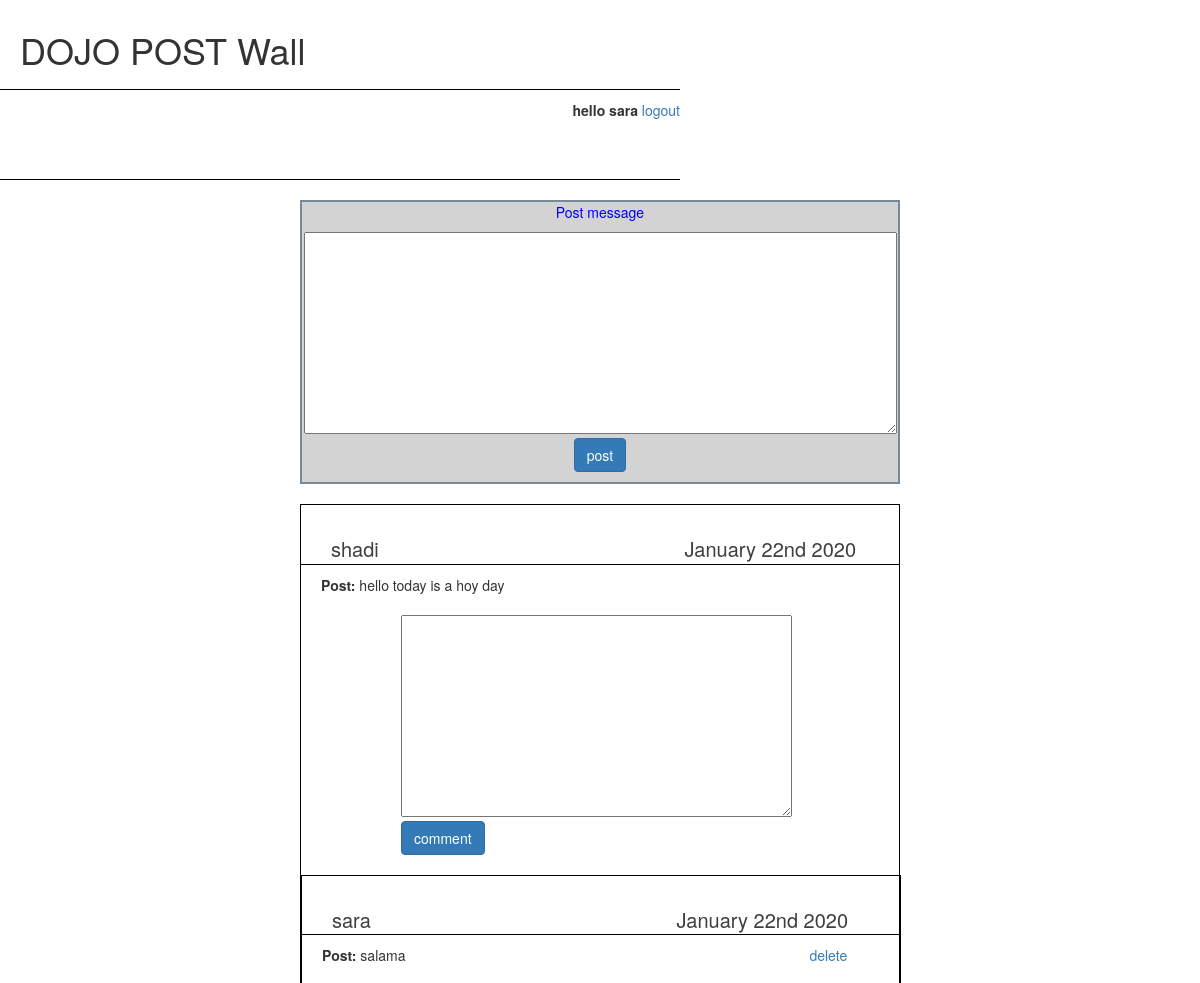
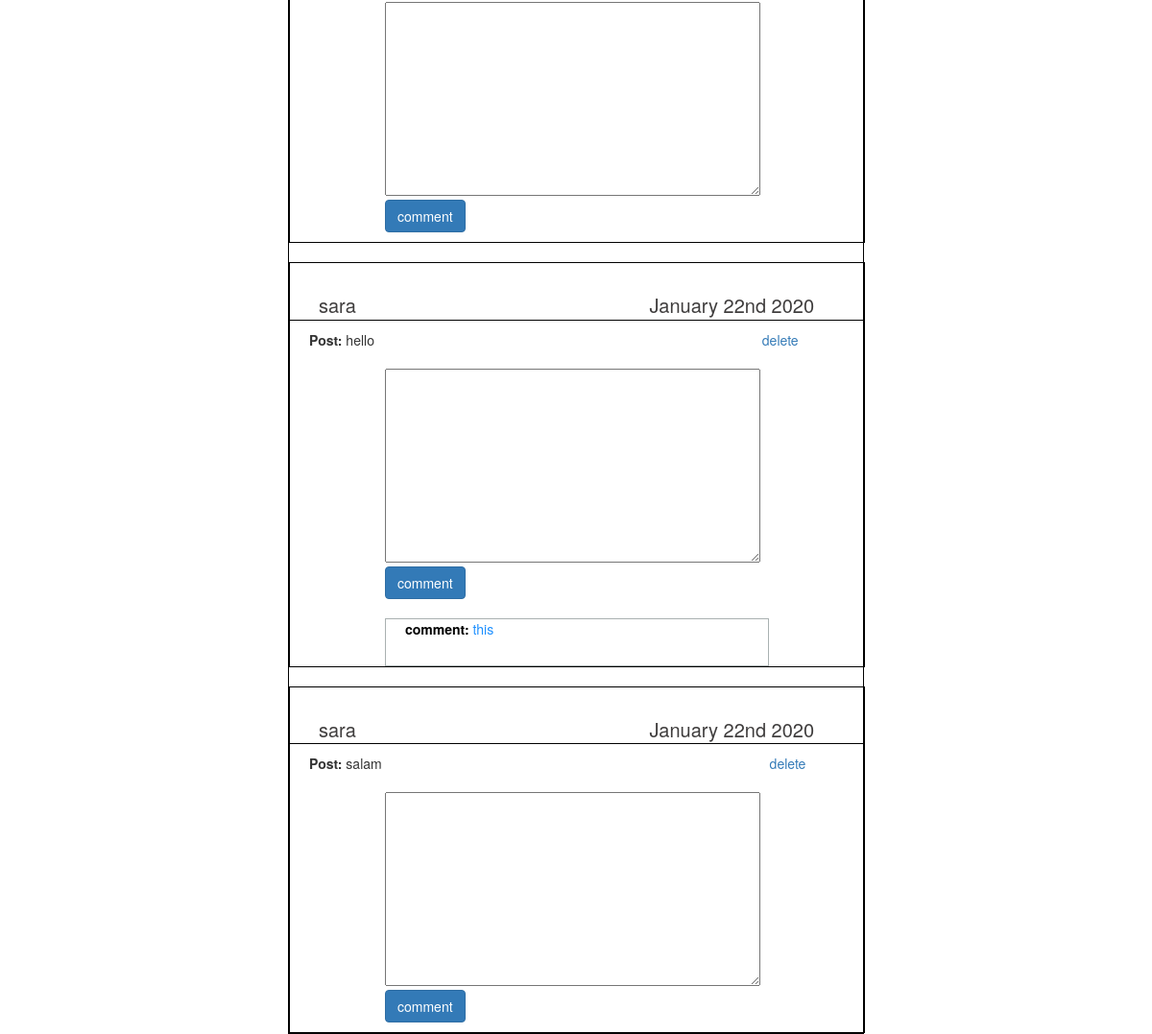
The app's page /show (signed in) with its own data (2 pictures, top to bottom).
### newapp/models.py (models this page shows)
class User(models.Model):
  firstname=models.CharField(max_length=255)
  lastname=models.CharField(max_length=255)
  email=models.CharField(max_length=255)
  password=models.CharField(max_length=255)
  created_at = models.DateField(auto_now_add=True)
  updated_at = models.DateTimeField(auto_now=True)
  objects=ManageUser()

class Message(models.Model):
    user=models.ForeignKey(User,related_name="messages",on_delete=models.CASCADE)
    message=models.TextField()
    created_at = models.DateField(auto_now_add=True)
    updated_at = models.DateTimeField(auto_now=True)

class Comment(models.Model):
    message=models.ForeignKey(Message,related_name="comments",on_delete=models.CASCADE)
    user=models.ForeignKey(User,related_name="comments",on_delete=models.CASCADE)
    comment=models.TextField()
    created_at = models.DateField(auto_now_add=True)
    updated_at = models.DateTimeField(auto_now=True)

### newapp/views.py (the view)
# urls.py: path('show',views.show),
def show(request):
    if 'id' in request.session:
        context={
            'messages':Message.objects.all().order_by('-created_at'),
            "result":User.objects.get(id=request.session["id"]),
            'commentshows':Comment.objects.all(),
            }
        return render(request,"show.html",context)
    else:
        return redirect("/")

### newapp/templates/show.html (shortened to what this page needs)
<!DOCTYPE html>
<html lang="en">
<head>
</head>
<link rel="stylesheet" href="https://maxcdn.bootstrapcdn.com/bootstrap/3.4.1/css/bootstrap.min.css">
<body>
    <div class="heads" ><h1>DOJO POST Wall</h1></div>
    <div class="heads" id="head"><b>hello {{result.firstname}}  </b><a href="/logout">logout</a></div>
    <div class="results">
     <form action="/post" method="post" class="postform">
      <p>Post message</p>
      <textarea name="post" id="post" cols="77" rows="10"></textarea>
      <p><button type="submit" class="btn btn-primary">post</button></p>
    </form>
    {% for message in messages%}
    <div class="showpost">
       <p class="poster"> {{message.user.firstname}}  <span id="datetime">  {{message.created_at|date:"F dS Y"}} </span></p>
       <div><div class="shows"> <b>Post:</b>   {{message.message}}
        {% if message.user.id == result.id%}
        <span style="margin-left:400px" > <a href="/delete/{{message.id}}">delete</a></span></div>
          {%endif%}
          <div class="comm">
                <form action="/comment/{{message.id}}" method="post">
              <textarea name="comment" id="post" cols="50" rows="10"></textarea>
              <p><button type="submit" class="btn btn-primary">comment</button></p>
            </form>
             {%for comm in message.comments.all  %}
               <div class="comment"><b style="color:black;">comment:</b> {{comm.comment}}</div>
                {%endfor%}
          </div>
       </div>
    </div>
    {%endfor%}
</div>
</body>
</html>

### newapp/templates/show.html (style rules this page uses)
* { margin:0px; padding:0px; }
.results { display:inline-block; width: 600px; vertical-align: top; padding-left:300px; }
.showpost { border: black 1px solid; width: 600px; margin-top:20px; }
.comm { width: 400px; margin:auto; margin-top:20px; }
.heads { width: 680px; border-bottom:black 1px solid; vertical-align: top; display:inline-block; height:90px; padding:10px 0px 0px 20px; }
#head { text-align: right; }
.postform { color:blue; background-color:lightgray; margin-top:20px; border: lightslategray 2px solid; width:600px; text-align: center; }
.poster { color:rgb(63, 61, 61); font-size: 20px; padding-left: 30px; margin-top:30px; border-bottom:black 1px solid; }
#datetime { margin-left:300px; }
.shows { padding-left: 20px; width: 580px }
.comment { border: solid rgb(169, 177, 177) 1px; min-height: 50px; color:dodgerblue; margin-top:20px; padding-left: 20px; }

### records on screen
User: firstname "sara"
Message: user.firstname "shadi", created_at "January 22nd 2020", message "hello today is a hoy day"
Message: user.firstname "sara", created_at "January 22nd 2020", message "salama"
Message: user.firstname "sara", created_at "January 22nd 2020", message "hello"
Comment: comment "this"
Message: user.firstname "sara", created_at "January 22nd 2020", message "salam"
